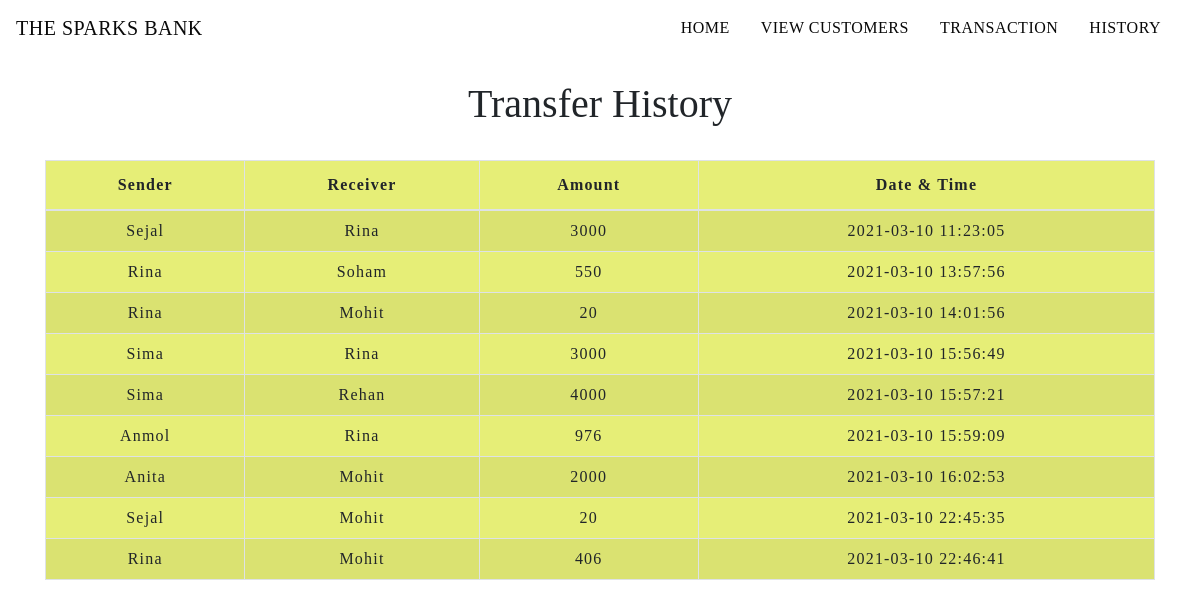
The page /transactionhistory.php on the database its author committed.
### tables this page shows
CREATE TABLE `transaction_details` (
  `sno` int(5) NOT NULL,
  `sender` varchar(100) NOT NULL,
  `receiver` varchar(100) NOT NULL,
  `balance` int(10) NOT NULL,
  `datetime` datetime NOT NULL DEFAULT CURRENT_TIMESTAMP
);

### transactionhistory.php (the view, shortened to what this page needs)
<!DOCTYPE html>
<html lang="en">
<head>
    <link rel="stylesheet" href="https://stackpath.bootstrapcdn.com/bootstrap/4.5.2/css/bootstrap.min.css">
    <link rel="stylesheet" type="text/css" href="css/table.css">
    <link rel="stylesheet" type="text/css" href="css/navbar.css">
</head>
<body>
<?php
  include 'navbar.php';
?>
	<div class="container">
        <h2 class="text-center pt-4">Transfer History</h2>
       <br>
       <div class="table-responsive-sm">
    <table class="table table-hover table-striped table-condensed table-bordered">
        <thead>
            <tr>
                <th class="text-center">Sender</th>
                <th class="text-center">Receiver</th>
                <th class="text-center">Amount</th>
                <th class="text-center">Date & Time</th>
            </tr>
        </thead>
        <tbody>
        <?php
            include 'config.php';
            $sql ="select * from transaction_details";
            $query =mysqli_query($conn, $sql);
            while($rows = mysqli_fetch_assoc($query))
            {
        ?>
            <tr>
            <td class="py-2"><?php echo $rows['sender']; ?></td>
            <td class="py-2"><?php echo $rows['receiver']; ?></td>
            <td class="py-2"><?php echo $rows['balance']; ?> </td>
            <td class="py-2"><?php echo $rows['datetime']; ?> </td>
        <?php
            }
        ?>
        </tbody>
    </table>
    </div>
</div>
</body>
</html>

### navbar.php (shortened to what this page needs)
<nav class="navbar navbar-expand-md">
<a class="navbar-brand" href="index.php">THE SPARKS BANK</a>
<div class="collapse navbar-collapse" id="collapsibleNavbar">
      <ul class="navbar-nav ml-auto">
        <li class="nav-item">
          <a class="nav-link" href="index.php">HOME</a>
        </li>
        <li class="nav-item">
          <a class="nav-link" href="transfermoney.php">VIEW CUSTOMERS</a>
        </li>
        <li class="nav-item">
          <a class="nav-link" href="transfermoney.php">TRANSACTION</a>
        </li>
        <li class="nav-item">
          <a class="nav-link" href="transactionhistory.php">HISTORY</a>
        </li>
    </div>
 </nav>

### css/table.css (style rules this page uses)
* { padding: 0; margin: 0; box-sizing: border-box; font-family: s; }
h2 { font-size: 40px; }
table { letter-spacing: 1.2px; }
.table-striped { background-color: rgb(230, 238, 119); }
td { text-align: center; }

### css/navbar.css (style rules this page uses)
.nav-link { margin-right: 15px; color:#080808; letter-spacing: 0.5px; transition: 0.5s; }
.navbar-brand { color: #0a0a0a; letter-spacing: 0.5px; }

### rows shown on the page
transaction_details: sender "Sejal", receiver "Rina", balance "3000", datetime "2021-03-10 11:23:05"
transaction_details: sender "Rina", receiver "Soham", balance "550", datetime "2021-03-10 13:57:56"
transaction_details: sender "Rina", receiver "Mohit", balance "20", datetime "2021-03-10 14:01:56"
transaction_details: sender "Sima", receiver "Rina", balance "3000", datetime "2021-03-10 15:56:49"
transaction_details: sender "Sima", receiver "Rehan", balance "4000", datetime "2021-03-10 15:57:21"
transaction_details: sender "Anmol", receiver "Rina", balance "976", datetime "2021-03-10 15:59:09"
transaction_details: sender "Anita", receiver "Mohit", balance "2000", datetime "2021-03-10 16:02:53"
transaction_details: sender "Sejal", receiver "Mohit", balance "20", datetime "2021-03-10 22:45:35"
transaction_details: sender "Rina", receiver "Mohit", balance "406", datetime "2021-03-10 22:46:41"
